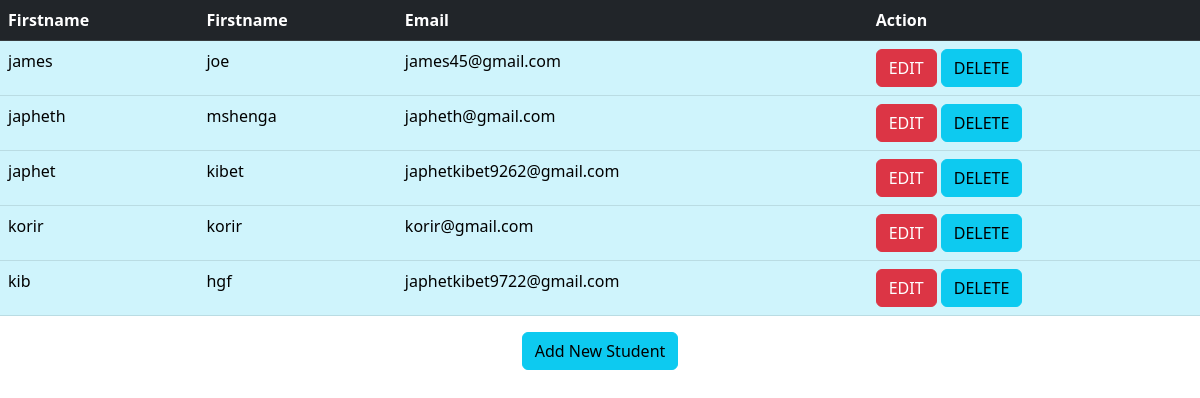
The page /show on the database its author committed.
### crudapp/models.py (models this page shows)
class Student(models.Model):
    firstname = models.CharField(max_length=50)
    lastname = models.CharField(max_length=50)
    email = models.EmailField()
    class Meta:
        db_table = "student"

### crudapp/views.py (the view)
# urls.py: path('show', views.show),
def show(request):
    students = Student.objects.all()
    return render(request, 'show.html', {'students': students})

### templates/show.html (shortened to what this page needs)
<!DOCTYPE html>
<html lang="en">
<head>
    {% load static %}
    <link rel="stylesheet" href="{% static 'css/bootstrap.min.css' %}">
</head>
<body>
<table class="table table-info">
   <thead class="table-dark">
   <tr>
       <th>Firstname</th>
       <th>Firstname</th>
       <th>Email</th>
       <th>Action</th>
   </tr>
   </thead>
    <tbody>
    {% for student in students %}
        <tr>
        <td>{{ student.firstname }}</td>
        <td>{{ student.lastname }}</td>
        <td>{{ student.email }}</td>
        <td>
            <a href="edit/{{ student.id }}"class=" btn btn-danger">EDIT</a>
            <a href="delete/{{ student.id }}"class=" btn btn-info">DELETE</a>
        </td>
        </tr>
    {% endfor %}
    </tbody>
</table>
<center><a href="index/"class="btn btn-info">Add New Student</a></center>
</body>

### rows shown on the page
Student: firstname "james", lastname "joe", email "james45@gmail.com"
Student: firstname "japheth", lastname "mshenga", email "japheth@gmail.com"
Student: firstname "japhet", lastname "kibet", email "japhetkibet9262@gmail.com"
Student: firstname "korir", lastname "korir", email "korir@gmail.com"
Student: firstname "kib", lastname "hgf", email "japhetkibet9722@gmail.com"
